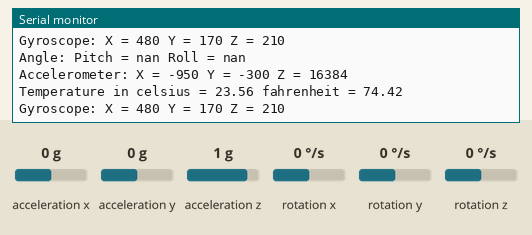
Simulated run of this sketch. Board: Arduino Uno, built with avr-gcc and run on an emulated ATmega328P. On the bench: the last lines printed to the serial monitor. Wiring (inferred from the names in the program): MPU-6050 motion sensor at I2C address 0x68. Inputs (shaded band) come from the test bench; at power-on: acceleration x 0 g, acceleration z 1 g, acceleration y 0 g, rotation x 0 °/s, rotation y 0 °/s, rotation z 0 °/s.

Above: at 1.9 s.
2.0 s: acceleration x set to -1.4 g
At 3.0 s:
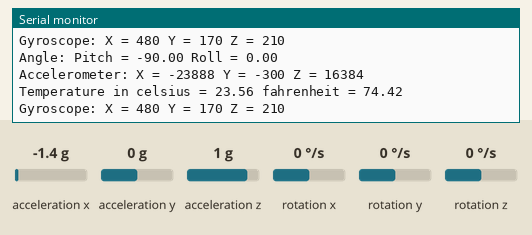
4.8 s: acceleration z set to -1.4 g
At 6.5 s:
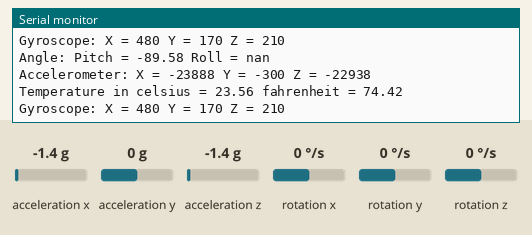
8.1 s: acceleration y set to -1.4 g
At 9.4 s:
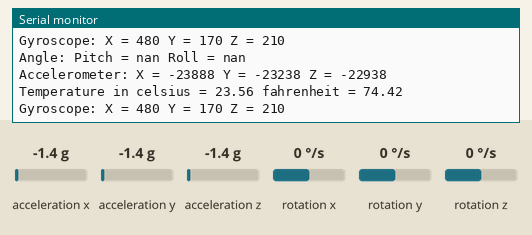
9.6 s: acceleration x set to 0 g
At 10.9 s:
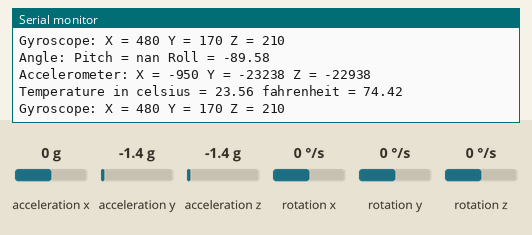
12.5 s: rotation x set to -192 °/s
At 14.2 s:
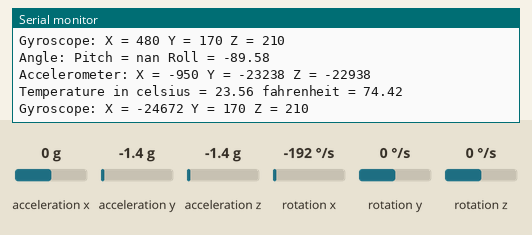
16.8 s: rotation y set to -192 °/s
At 18.7 s:
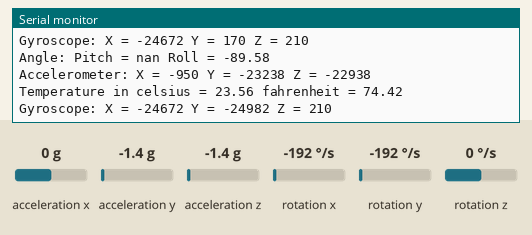

The sketch:

imu.ino
```cpp
/*
 * Sketch to Interface with the GY-521 - Vikram Belthur - 7/30/2020
 * Source: https://electrosome.com/interfacing-mpu-6050-gy-521-arduino-uno/
*/

#include <Wire.h> //allows I2C comms.
#include "GY521.h"

GY521 imuSensor; //global instance of the GY521
void setup(){

  Wire.begin();
  Wire.beginTransmission(imuSensor.MPU);
  Wire.write(0x6B);
  Wire.write(0);
  Wire.endTransmission(true);
  Serial.begin(9600); //set baud rate to 9600
}

void loop(){
  //I2C setup - begin and restart i2c comms. to the device registers
  Wire.beginTransmission(imuSensor.MPU);
  Wire.write(0x3B);
  Wire.endTransmission(false);
  Wire.requestFrom(imuSensor.MPU,14,true); //request 14 registers in total

  //get values
  imuSensor.readAccel(); //read acceleration
  imuSensor.readTemp(); //read temperature
  imuSensor.readGyro(); //read gyroscope
  double celsius = imuSensor.tempCelsius(); //meaningful temp values
  double fahr = fahrenheit(celsius);
  imuSensor.getAngle(); //get pitch and roll

   //write to serial port
   Serial.print("Angle: ");
   Serial.print("Pitch = "); Serial.print(imuSensor.pitch);
   Serial.print(" Roll = "); Serial.println(imuSensor.roll);

   Serial.print("Accelerometer: ");
   Serial.print("X = "); Serial.print(imuSensor.AcX + imuSensor.acxCal);
   Serial.print(" Y = "); Serial.print(imuSensor.AcY + imuSensor.acyCal);
   Serial.print(" Z = "); Serial.println(imuSensor.AcZ + imuSensor.aczCal);

   Serial.print("Temperature in celsius = "); Serial.print(celsius);
   Serial.print(" fahrenheit = "); Serial.println(fahr);

   Serial.print("Gyroscope: ");
   Serial.print("X = "); Serial.print(imuSensor.GyX + imuSensor.gyxCal);
   Serial.print(" Y = "); Serial.print(imuSensor.GyY + imuSensor.gyyCal);
   Serial.print(" Z = "); Serial.println(imuSensor.GyZ + imuSensor.gyzCal);
   delay(1000);
}
```

GY521.h
```cpp
/*
 *  Header file for GY521 gyroscope and accelerometer
 *  By Vikram Belthur - 7.30.2020
 *  Reference: https://electrosome.com/interfacing-mpu-6050-gy-521-arduino-uno/
*/

#ifndef _GY521_H //include guard
#define _GY521_H

#include <math.h>
#include <Wire.h>
#include <stdint.h>

#define PI 3.14159265 //define a PI value

//interface for the IMU
class GY521 {
public:
  //imu methods
  GY521();
  void readTemp();
  void readGyro();
  void readAccel();
  double tempCelsius();
  void getAngle();
  //imu fields
  const int MPU = 104; //0x68 in Hex
  int16_t AcX,AcY,AcZ,Tmp,GyX,GyY,GyZ;
  int acxCal,acyCal,aczCal,gyxCal,gyyCal,gyzCal,tempCal; //calibration variables
  double celsius,tx,pitch,roll;
};

inline double fahrenheit(double cel ){
  return (cel * 9/5) + 32;
}

inline double deg(double rad){
  return (rad * 180)/PI;
}

#endif
```

Measured:
- after the input at 2.0 s, the serial monitor: prints a new line after 0.21 s (image 1)
- after the input at 4.8 s, the serial monitor: prints a new line after 0.74 s (image 2)
- after the input at 8.1 s, the serial monitor: prints a new line after 0.76 s (image 3)
- after the input at 9.6 s, the serial monitor: prints a new line after 0.37 s (image 4)
- after the input at 12.5 s, the serial monitor: prints a new line after 0.94 s (image 5)
- after the input at 16.8 s, the serial monitor: prints a new line after 1.1 s (image 6)
